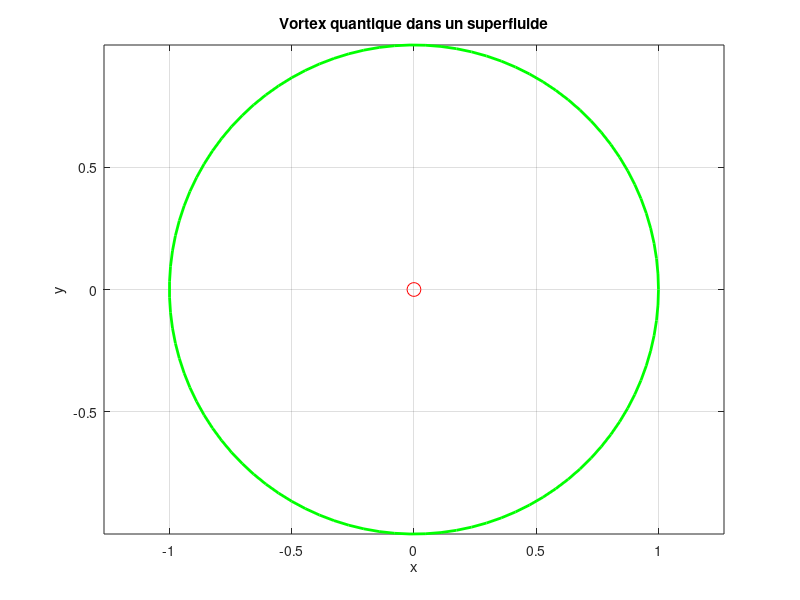

This figure's MATLAB source:
% Visualisation d'un vortex quantique
theta = linspace(0, 2*pi, 100);
r = 1;
x = r * cos(theta);
y = r * sin(theta);
figure;
plot(x, y, 'g', 'LineWidth', 2);
hold on;
plot(0, 0, 'ro', 'MarkerSize', 10); % Centre du vortex
xlabel('x');
ylabel('y');
title('Vortex quantique dans un superfluide');
axis equal;
grid on;